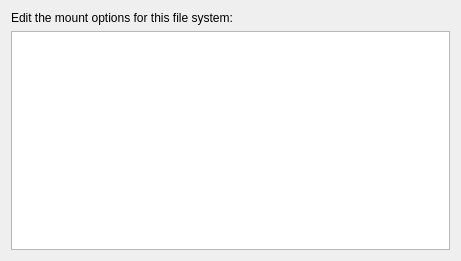
<?xml version="1.0" encoding="UTF-8"?>
<ui version="4.0">
 <class>EditMountOptionsDialogWidgetBase</class>
 <widget class="QWidget" name="EditMountOptionsDialogWidgetBase">
  <property name="geometry">
   <rect>
    <x>0</x>
    <y>0</y>
    <width>461</width>
    <height>261</height>
   </rect>
  </property>
  <property name="windowTitle">
   <string>Edit Mount Options</string>
  </property>
  <layout class="QVBoxLayout" name="verticalLayout">
   <item>
    <widget class="QLabel" name="m_Label">
     <property name="text">
      <string>Edit the mount options for this file system:</string>
     </property>
    </widget>
   </item>
   <item>
    <widget class="QPlainTextEdit" name="m_EditOptions"/>
   </item>
  </layout>
 </widget>
 <connections/>
</ui>
